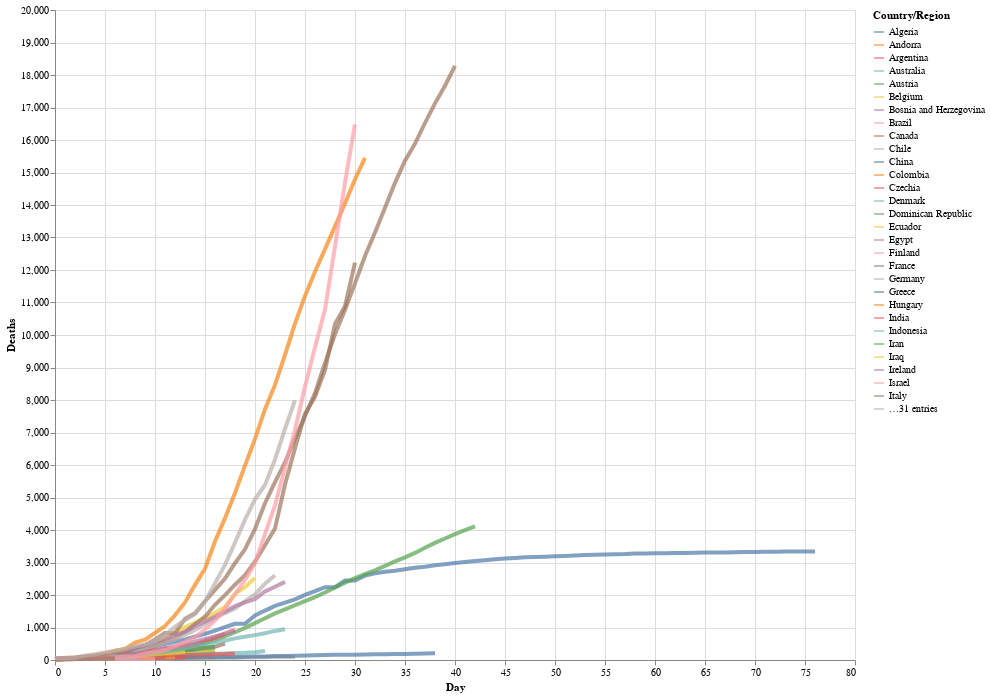

Write notebook code for a chart like this one.
### Markdown cell above
We can now customize the code to thicken the line width, to alter the opacity, and to make the chart larger:

### Code cell
# altair plot 
alt.Chart(deaths_long).mark_line(strokeWidth=4, opacity=0.7).encode(
    x='Day',
    y='Deaths',
    color='Country/Region'
).properties(
    width=800,
    height=650
)

### Figure 1 — Vega-Lite specification as saved in the notebook (floating-point values rounded to 4 significant figures; data arrays with more than 128 entries replaced by an {"elided": "..."} marker saying what was removed)
{"config": {"view": {"continuousWidth": 400, "continuousHeight": 300}}, "data": {"name": "data-93dd2367379fc7fa6abcafd4e778198e"}, "mark": {"type": "line", "opacity": 0.7, "strokeWidth": 4}, "encoding": {"color": {"type": "nominal", "field": "Country/Region"}, "x": {"type": "quantitative", "field": "Day"}, "y": {"type": "quantitative", "field": "Deaths"}}, "height": 650, "width": 800, "$schema": "https://vega.github.io/schema/vega-lite/v4.8.1.json", "datasets": {"data-93dd2367379fc7fa6abcafd4e778198e": {"elided": "4740 records"}}}
